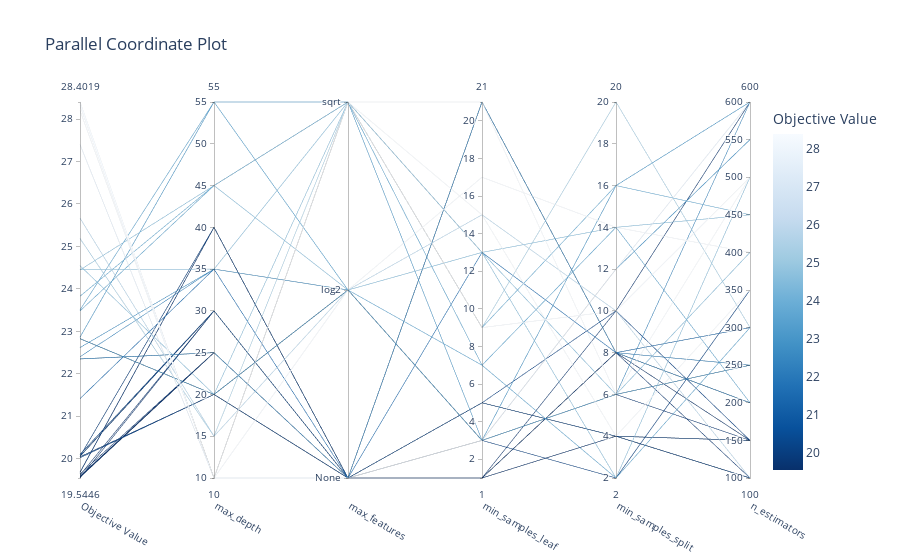

Notebook cell for this chart:
### Code cell
optuna.visualization.plot_parallel_coordinate(study)

### Figure 1 — Plotly figure (JSON) as saved in the notebook; plotly's stock layout.template omitted (floating-point values rounded to 4 significant figures)
{"data": [{"dimensions": [{"label": "Objective Value", "range": [19.54, 28.4], "values": [21.41, 22.4, 28.32, 25.67, 23.83, 22.86, 24.45, 24.46, 23.48, 22.62, 23.5, 24.55, 28.4, 27.4, 28.2, 28.36, 25.19, 22.35, 19.56, 19.61, 19.57, 19.57, 19.57, 19.57, 22.35, 22.35, 19.59, 19.64, 19.59, 19.56, 19.54, 20.1, 20.1, 20.06, 20.06, 20.06, 20.06, 20.06, 20.06, 20.06, 19.68, 19.67, 20.04, 20.04, 20.04, 22.83, 22.83, 22.83, 22.83, 20.02]}, {"label": "max_depth", "range": [10, 55], "values": [35, 35, 10, 15, 45, 55, 45, 35, 45, 35, 55, 20, 10, 10, 10, 10, 15, 25, 25, 30, 25, 25, 25, 25, 25, 25, 25, 25, 25, 25, 30, 30, 30, 30, 30, 30, 30, 40, 30, 40, 40, 40, 20, 20, 20, 20, 20, 20, 20, 20]}, {"label": "max_features", "range": [0, 2], "ticktext": ["None", "log2", "sqrt"], "tickvals": [0, 1, 2], "values": [0, 1, 1, 1, 2, 2, 1, 2, 2, 1, 1, 2, 2, 0, 2, 2, 2, 0, 0, 0, 0, 0, 0, 0, 0, 0, 0, 0, 0, 0, 0, 0, 0, 0, 0, 0, 0, 0, 0, 0, 0, 0, 0, 0, 0, 1, 1, 1, 1, 0]}, {"label": "min_samples_leaf", "range": [1, 21], "values": [13, 3, 17, 15, 9, 3, 13, 13, 7, 3, 7, 13, 21, 3, 9, 15, 9, 21, 1, 1, 1, 1, 1, 1, 21, 21, 1, 1, 1, 1, 1, 5, 5, 5, 5, 5, 5, 5, 5, 5, 3, 3, 3, 3, 3, 3, 3, 3, 3, 3]}, {"label": "min_samples_split", "range": [2, 20], "values": [8, 6, 14, 10, 16, 16, 14, 6, 2, 12, 14, 2, 6, 12, 10, 4, 20, 8, 8, 10, 8, 8, 8, 8, 8, 8, 8, 8, 8, 4, 4, 4, 4, 4, 10, 4, 4, 4, 4, 4, 6, 6, 6, 6, 6, 6, 6, 6, 6, 2]}, {"label": "n_estimators", "range": [100, 600], "values": [300, 600, 400, 100, 450, 600, 450, 400, 300, 550, 200, 500, 500, 600, 500, 350, 300, 250, 300, 600, 250, 200, 200, 200, 200, 200, 150, 100, 150, 100, 100, 100, 100, 150, 150, 150, 150, 150, 150, 150, 150, 250, 250, 250, 250, 250, 250, 250, 250, 350]}], "labelangle": 30, "labelside": "bottom", "line": {"color": [21.41, 22.4, 28.32, 25.67, 23.83, 22.86, 24.45, 24.46, 23.48, 22.62, 23.5, 24.55, 28.4, 27.4, 28.2, 28.36, 25.19, 22.35, 19.56, 19.61, 19.57, 19.57, 19.57, 19.57, 22.35, 22.35, 19.59, 19.64, 19.59, 19.56, 19.54, 20.1, 20.1, 20.06, 20.06, 20.06, 20.06, 20.06, 20.06, 20.06, 19.68, 19.67, 20.04, 20.04, 20.04, 22.83, 22.83, 22.83, 22.83, 20.02], "colorbar": {"title": {"text": "Objective Value"}}, "colorscale": [[0, "rgb(247,251,255)"], [0.125, "rgb(222,235,247)"], [0.25, "rgb(198,219,239)"], [0.375, "rgb(158,202,225)"], [0.5, "rgb(107,174,214)"], [0.625, "rgb(66,146,198)"], [0.75, "rgb(33,113,181)"], [0.875, "rgb(8,81,156)"], [1, "rgb(8,48,107)"]], "reversescale": true, "showscale": true}, "type": "parcoords"}], "layout": {"title": {"text": "Parallel Coordinate Plot"}}}
